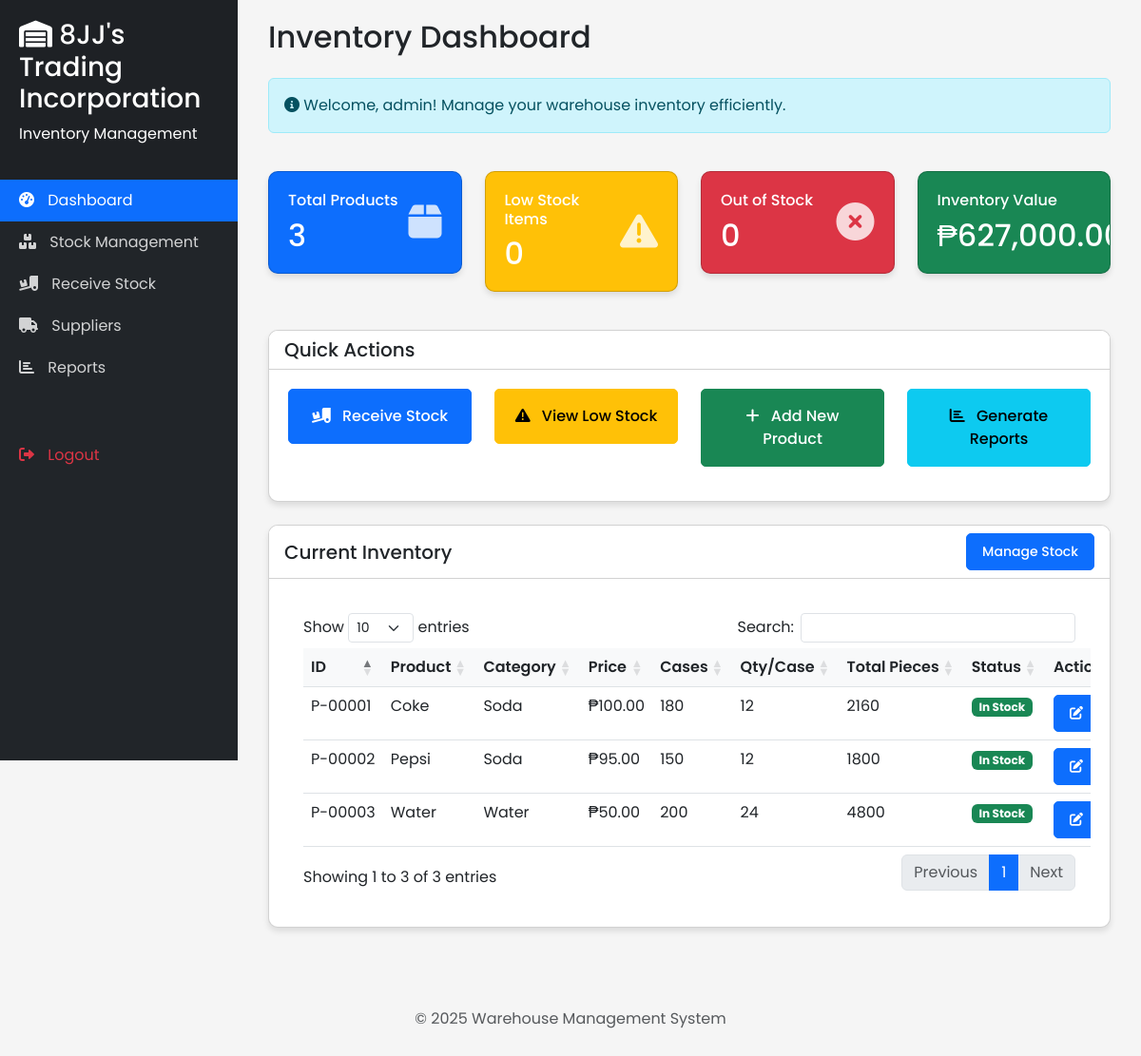
Page /inventory/dashboard.php (signed in) on the committed database.
### tables this page shows
CREATE TABLE IF NOT EXISTS product (
    ProductID VARCHAR(50) PRIMARY KEY,
    ProductName VARCHAR(50) NOT NULL,
    ProductPrice DECIMAL(10,2) NOT NULL,
    ProductCategory VARCHAR(50) NOT NULL,
    ProductStatus VARCHAR(50) DEFAULT 'Available',
    StockOnHandPerCase INT DEFAULT 0,
    QtyPerCase INT DEFAULT 0,
    MinimumStockLevel INT DEFAULT 0,
    MaximumStockLevel INT DEFAULT 500,
    ReorderPoint INT DEFAULT 0,
    StockOnHandPerPiece INT DEFAULT 0,
    LastUpdated DATETIME DEFAULT CURRENT_TIMESTAMP,
    DeliveryFSID VARCHAR(50) NULL
);

### inventory/dashboard.php (the view, shortened to what this page needs)
<?php
require_once '../config/db_connect.php';
include '../includes/header.php';
$stats = [
    'total_products' => 0,
    'low_stock' => 0,
    'out_of_stock' => 0,
    'total_value' => 0
];
$query = "SELECT COUNT(*) as count FROM product";
$result = $conn->query($query);
if ($result && $row = $result->fetch_assoc()) {
    $stats['total_products'] = $row['count'];
}
$query = "SELECT COUNT(*) as count FROM product WHERE StockOnHandPerCase <= ReorderPoint AND StockOnHandPerCase > 0";
$result = $conn->query($query);
if ($result && $row = $result->fetch_assoc()) {
    $stats['low_stock'] = $row['count'];
}
$query = "SELECT COUNT(*) as count FROM product WHERE StockOnHandPerCase = 0";
$result = $conn->query($query);
if ($result && $row = $result->fetch_assoc()) {
    $stats['out_of_stock'] = $row['count'];
}
$query = "SELECT SUM(StockOnHandPerCase * QtyPerCase * ProductPrice) as total FROM product";
$result = $conn->query($query);
if ($result && $row = $result->fetch_assoc()) {
    $stats['total_value'] = $row['total'] ? $row['total'] : 0;
}
$products = [];
$query = "SELECT * FROM product ORDER BY ProductCategory, ProductName";
$result = $conn->query($query);
if ($result) {
    while ($row = $result->fetch_assoc()) {
        $products[] = $row;
    }
}
?>
<div class="sidebar">
    <div class="sidebar-header">
        <h3><i class="fas fa-warehouse"></i> 8JJ's Trading Incorporation</h3>
        <p>Inventory Management</p>
    </div>
    <ul class="nav flex-column">
        <li class="nav-item">
            <a class="nav-link active" href="dashboard.php">
                <i class="fas fa-tachometer-alt"></i> Dashboard
            </a>
        </li>
        <li class="nav-item">
            <a class="nav-link" href="stock.php">
                <i class="fas fa-boxes"></i> Stock Management
            </a>
        </li>
        <li class="nav-item">
            <a class="nav-link" href="receive.php">
                <i class="fas fa-truck-loading"></i> Receive Stock
            </a>
        </li>
        <li class="nav-item">
            <a class="nav-link" href="suppliers.php">
                <i class="fas fa-truck"></i> Suppliers
            </a>
        </li>
        <li class="nav-item">
            <a class="nav-link" href="reports.php">
                <i class="fas fa-chart-bar"></i> Reports
            </a>
        </li>
        <li class="nav-item mt-5">
            <a class="nav-link text-danger" href="../logout.php">
                <i class="fas fa-sign-out-alt"></i> Logout
            </a>
        </li>
    </ul>
</div>
<div class="main-content">
    <div class="container-fluid">
        <div class="row mb-4">
            <div class="col-md-12">
                <h2 class="mb-4">Inventory Dashboard</h2>
                <div class="alert alert-info">
                    <i class="fas fa-info-circle"></i> Welcome, <?php echo $_SESSION['username']; ?>! Manage your warehouse inventory efficiently.
                </div>
            </div>
        </div>
        <div class="row mb-4">
            <div class="col-md-3 mb-3">
                <div class="dashboard-card card bg-primary text-white">
                    <div class="card-body d-flex justify-content-between align-items-center">
                        <div>
                            <h6 class="card-title">Total Products</h6>
                            <h2 class="mb-0"><?php echo $stats['total_products']; ?></h2>
                        </div>
                        <div class="icon">
                            <i class="fas fa-box"></i>
                        </div>
                    </div>
                </div>
            </div>
            <div class="col-md-3 mb-3">
                <div class="dashboard-card card bg-warning text-white">
                    <div class="card-body d-flex justify-content-between align-items-center">
                        <div>
                            <h6 class="card-title">Low Stock Items</h6>
                            <h2 class="mb-0"><?php echo $stats['low_stock']; ?></h2>
                        </div>
                        <div class="icon">
                            <i class="fas fa-exclamation-triangle"></i>
                        </div>
                    </div>
                </div>
            </div>
            <div class="col-md-3 mb-3">
                <div class="dashboard-card card bg-danger text-white">
                    <div class="card-body d-flex justify-content-between align-items-center">
                        <div>
                            <h6 class="card-title">Out of Stock</h6>
                            <h2 class="mb-0"><?php echo $stats['out_of_stock']; ?></h2>
                        </div>
                        <div class="icon">
                            <i class="fas fa-times-circle"></i>
                        </div>
                    </div>
                </div>
            </div>
            <div class="col-md-3 mb-3">
                <div class="dashboard-card card bg-success text-white">
                    <div class="card-body d-flex justify-content-between align-items-center">
                        <div>
                            <h6 class="card-title">Inventory Value</h6>
                            <h2 class="mb-0">₱<?php echo number_format($stats['total_value'], 2); ?></h2>
                        </div>
                    </div>
                </div>
            </div>
        </div>
        <div class="row mb-4">
            <div class="col-md-12">
                <div class="card dashboard-card">
                    <div class="card-header bg-white">
                        <h5 class="card-title mb-0">Quick Actions</h5>
                    </div>
                    <div class="card-body">
                        <div class="row">
                            <div class="col-md-3 mb-3">
                                <a href="receive.php" class="btn btn-primary w-100 py-3">
                                    <i class="fas fa-truck-loading me-2"></i> Receive Stock
                                </a>
                            </div>
                            <div class="col-md-3 mb-3">
                                <a href="stock.php?filter=low_stock" class="btn btn-warning w-100 py-3">
                                    <i class="fas fa-exclamation-triangle me-2"></i> View Low Stock
                                </a>
                            </div>
                            <div class="col-md-3 mb-3">
                                <a href="stock.php?action=add" class="btn btn-success w-100 py-3">
                                    <i class="fas fa-plus me-2"></i> Add New Product
                                </a>
                            </div>
                            <div class="col-md-3 mb-3">
                                <a href="reports.php" class="btn btn-info w-100 py-3">
                                    <i class="fas fa-chart-bar me-2"></i> Generate Reports
                                </a>
                            </div>
                        </div>
                    </div>
                </div>
            </div>
        </div>
        <div class="row">
            <div class="col-md-12">
                <div class="card dashboard-card">
                    <div class="card-header bg-white d-flex justify-content-between align-items-center">
                        <h5 class="card-title mb-0">Current Inventory</h5>
                        <div>
                            <a href="stock.php" class="btn btn-sm btn-primary">Manage Stock</a>
                        </div>
                    </div>
                    <div class="card-body">
                        <div class="table-responsive">
                            <table class="table table-hover datatable">
                                <thead>
                                    <tr>
                                        <th>ID</th>
                                        <th>Product</th>
                                        <th>Category</th>
                                        <th>Price</th>
                                        <th>Cases</th>
                                        <th>Qty/Case</th>
                                        <th>Total Pieces</th>
                                        <th>Status</th>
                                        <th>Actions</th>
                                    </tr>
                                </thead>
                                <tbody>
                                    <?php foreach ($products as $product): ?>
                                    <tr>
                                        <td><?php echo $product['ProductID']; ?></td>
                                        <td><?php echo $product['ProductName']; ?></td>
                                        <td><?php echo $product['ProductCategory']; ?></td>
                                        <td>₱<?php echo number_format($product['ProductPrice'], 2); ?></td>
                                        <?php
                                            $qtyCase = max(1, (int)$product['QtyPerCase']);
                                            $casesComputed = (int)$product['StockOnHandPerCase'];
                                            $stockPiecesForCases = $casesComputed * $qtyCase;
                                        ?>
                                        <td><?php echo $casesComputed; ?></td>
                                        <td><?php echo $product['QtyPerCase']; ?></td>
                                        <td><?php echo $stockPiecesForCases; ?></td>
                                        <td>
                                            <?php
                                            if ($casesComputed == 0) {
                                                echo '<span class="badge bg-danger">Out of Stock</span>';
                                            } elseif ($casesComputed <= $product['ReorderPoint']) {
                                                echo '<span class="badge bg-warning">Low Stock</span>';
                                            } else {
                                                echo '<span class="badge bg-success">In Stock</span>';
                                            }
                                            ?>
                                        </td>
                                        <td>
                                            <div class="btn-group btn-group-sm">
                                                <a href="stock.php?action=edit&id=<?php echo $product['ProductID']; ?>" class="btn btn-primary">
                                                    <i class="fas fa-edit"></i>
                                                </a>
                                            </div>
                                        </td>
                                    </tr>
                                    <?php endforeach; ?>
                                </tbody>
                            </table>
                        </div>
                    </div>
                </div>
            </div>
        </div>
    </div>
</div>
<?php include '../includes/footer.php'; ?>

### assets/css/style.css (style rules this page uses)
:root { --primary-color: #0d6efd; --secondary-color: #6c757d; --success-color: #198754; --danger-color: #dc3545; --warning-color: #fd7e14; --info-color: #0dcaf0; --light-color: #f8f9fa; --dark-color: #212529; }
body { font-family: 'Poppins', sans-serif; background-color: #f5f5f5; }
.sidebar { position: fixed; top: 0; left: 0; height: 100vh; width: 250px; background-color: var(--dark-color); color: white; transition: all 0.3s; z-index: 1000; }
.sidebar-header { padding: 20px; background-color: rgba(0, 0, 0, 0.1); }
.sidebar .nav-link { color: rgba(255, 255, 255, 0.8); padding: 10px 20px; transition: all 0.3s; }
.sidebar .nav-link.active { color: white; background-color: var(--primary-color); }
.sidebar .nav-link i { margin-right: 10px; }
.main-content { margin-left: 250px; padding: 20px; transition: all 0.3s; display: block; }
.main-content > .container-fluid, .main-content > .container { width: 100%; max-width: 1200px; margin: 0 auto; }
.dashboard-card { border-radius: 10px; box-shadow: 0 4px 6px rgba(0, 0, 0, 0.1); transition: all 0.3s; overflow: hidden; }
.dashboard-card .card-body { padding: 20px; }
.dashboard-card .icon { font-size: 2.5rem; opacity: 0.8; }
.table-responsive { overflow-x: auto; max-width: 100%; margin: 0; }
.table { width: 100%; margin-bottom: 0; min-width: 600px; }
.table th { background-color: var(--light-color); font-weight: 600; white-space: nowrap; }
.table td { white-space: nowrap; overflow: hidden; text-overflow: ellipsis; max-width: 150px; }
.card { overflow: hidden; }
.card .table-responsive { margin: 0; padding: 0; }
.main-content .card .table-responsive { width: 100%; overflow-x: auto; }
.dashboard-tables-row .card .table-responsive, .dashboard-card .table-responsive { max-width: 1000px; margin: 0 auto; padding: 1rem; }
.btn { border-radius: 5px; padding: 8px 16px; font-weight: 500; }
.btn-primary { background-color: var(--primary-color); border-color: var(--primary-color); }
.btn-success { background-color: var(--success-color); border-color: var(--success-color); }

### rows in the picture
product: ProductID "P-00001", ProductName "Coke", ProductCategory "Soda", ProductPrice "100.00", StockOnHandPerCase "180", QtyPerCase "12", stockPiecesForCases "2160", ReorderPoint "In Stock"
product: ProductID "P-00002", ProductName "Pepsi", ProductCategory "Soda", ProductPrice "95.00", StockOnHandPerCase "150", QtyPerCase "12", stockPiecesForCases "1800", ReorderPoint "In Stock"
product: ProductID "P-00003", ProductName "Water", ProductCategory "Water", ProductPrice "50.00", StockOnHandPerCase "200", QtyPerCase "24", stockPiecesForCases "4800", ReorderPoint "In Stock"

### other values in the picture
$_SESSION['username'] "admin"
$stats['total_products'] "3"
$stats['low_stock'] "0"
$stats['out_of_stock'] "0"
